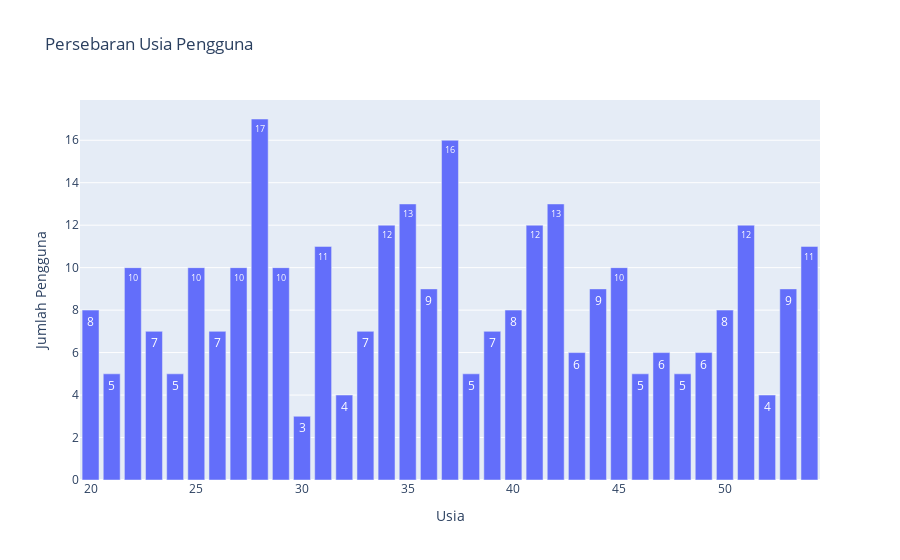

The notebook cell saved with this chart:
### Code cell
# grouping data by usia and counting nama
topage = df.groupby("Usia")["Nama"].count().sort_values(ascending=False)
topage = topage.reset_index()

# bar chart figure
fig = px.bar(topage, x="Usia", y="Nama", orientation='v', text_auto=True, title="Persebaran Usia Pengguna")
fig.update_layout(xaxis_title='Usia', yaxis_title='Jumlah Pengguna')

# display
fig.show()

### Figure 1 — Plotly figure (JSON) as saved in the notebook; plotly's stock layout.template omitted (floating-point values rounded to 4 significant figures)
{"data": [{"alignmentgroup": "True", "hovertemplate": "Usia=%{x}<br>Nama=%{y}<extra></extra>", "legendgroup": "", "marker": {"color": "#636efa", "pattern": {"shape": ""}}, "name": "", "offsetgroup": "", "orientation": "v", "showlegend": false, "textposition": "auto", "texttemplate": "%{y}", "type": "bar", "x": [28, 37, 42, 35, 51, 41, 34, 31, 54, 29, 27, 22, 25, 45, 53, 36, 44, 40, 50, 20, 39, 26, 33, 23, 43, 47, 49, 24, 38, 21, 46, 48, 52, 32, 30], "xaxis": "x", "y": [17, 16, 13, 13, 12, 12, 12, 11, 11, 10, 10, 10, 10, 10, 9, 9, 9, 8, 8, 8, 7, 7, 7, 7, 6, 6, 6, 5, 5, 5, 5, 5, 4, 4, 3], "yaxis": "y"}], "layout": {"barmode": "relative", "legend": {"tracegroupgap": 0}, "title": {"text": "Persebaran Usia Pengguna"}, "xaxis": {"anchor": "y", "domain": [0, 1], "title": {"text": "Usia"}}, "yaxis": {"anchor": "x", "domain": [0, 1], "title": {"text": "Jumlah Pengguna"}}}}
